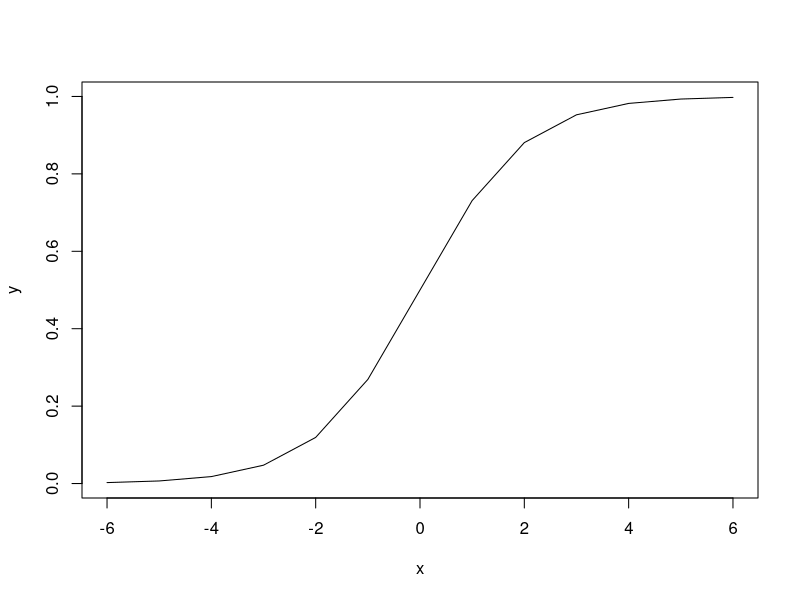

This figure's R source:
## ---- chunk 1
x <- -6:6
y <- exp(x)/ (exp(x) + 1)
plot(x, y, type='l')
